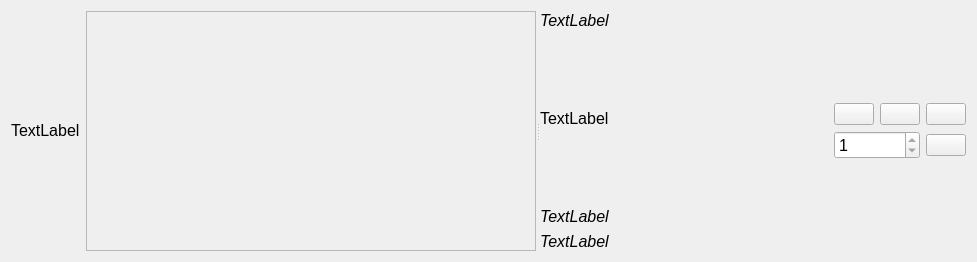
<?xml version="1.0" encoding="UTF-8"?>
<ui version="4.0">
 <class>RecordPollPreview</class>
 <widget class="QWidget" name="RecordPollPreview">
  <property name="geometry">
   <rect>
    <x>0</x>
    <y>0</y>
    <width>977</width>
    <height>262</height>
   </rect>
  </property>
  <property name="windowTitle">
   <string>Form</string>
  </property>
  <layout class="QGridLayout" name="gridLayout">
   <item row="0" column="0">
    <widget class="QLabel" name="lblNumber">
     <property name="sizePolicy">
      <sizepolicy hsizetype="Fixed" vsizetype="Fixed">
       <horstretch>0</horstretch>
       <verstretch>0</verstretch>
      </sizepolicy>
     </property>
     <property name="minimumSize">
      <size>
       <width>40</width>
       <height>0</height>
      </size>
     </property>
     <property name="font">
      <font>
       <pointsize>12</pointsize>
      </font>
     </property>
     <property name="text">
      <string>TextLabel</string>
     </property>
    </widget>
   </item>
   <item row="0" column="1">
    <widget class="QSplitter" name="splitter">
     <property name="orientation">
      <enum>Qt::Horizontal</enum>
     </property>
     <widget class="QScrollArea" name="saImages">
      <property name="sizePolicy">
       <sizepolicy hsizetype="Preferred" vsizetype="Fixed">
        <horstretch>0</horstretch>
        <verstretch>0</verstretch>
       </sizepolicy>
      </property>
      <property name="minimumSize">
       <size>
        <width>450</width>
        <height>240</height>
       </size>
      </property>
      <property name="verticalScrollBarPolicy">
       <enum>Qt::ScrollBarAlwaysOff</enum>
      </property>
      <property name="sizeAdjustPolicy">
       <enum>QAbstractScrollArea::AdjustToContents</enum>
      </property>
      <property name="widgetResizable">
       <bool>true</bool>
      </property>
      <widget class="QWidget" name="wImages">
       <property name="geometry">
        <rect>
         <x>0</x>
         <y>0</y>
         <width>448</width>
         <height>16</height>
        </rect>
       </property>
       <property name="sizePolicy">
        <sizepolicy hsizetype="MinimumExpanding" vsizetype="Fixed">
         <horstretch>0</horstretch>
         <verstretch>0</verstretch>
        </sizepolicy>
       </property>
       <layout class="QGridLayout" name="gridLayout_3">
        <property name="leftMargin">
         <number>0</number>
        </property>
        <property name="topMargin">
         <number>0</number>
        </property>
        <property name="rightMargin">
         <number>0</number>
        </property>
        <property name="bottomMargin">
         <number>0</number>
        </property>
        <item row="0" column="0">
         <layout class="QHBoxLayout" name="hlImages"/>
        </item>
       </layout>
      </widget>
     </widget>
     <widget class="QWidget" name="verticalLayoutWidget">
      <layout class="QVBoxLayout" name="vlText">
       <item>
        <widget class="QLabel" name="lblTitle">
         <property name="font">
          <font>
           <pointsize>12</pointsize>
           <italic>true</italic>
          </font>
         </property>
         <property name="text">
          <string>TextLabel</string>
         </property>
        </widget>
       </item>
       <item>
        <widget class="QLabel" name="lblText">
         <property name="sizePolicy">
          <sizepolicy hsizetype="Expanding" vsizetype="Expanding">
           <horstretch>0</horstretch>
           <verstretch>0</verstretch>
          </sizepolicy>
         </property>
         <property name="minimumSize">
          <size>
           <width>150</width>
           <height>0</height>
          </size>
         </property>
         <property name="font">
          <font>
           <pointsize>12</pointsize>
          </font>
         </property>
         <property name="text">
          <string>TextLabel</string>
         </property>
         <property name="wordWrap">
          <bool>true</bool>
         </property>
        </widget>
       </item>
       <item>
        <widget class="QLabel" name="lblHashtags">
         <property name="font">
          <font>
           <pointsize>12</pointsize>
           <italic>true</italic>
          </font>
         </property>
         <property name="text">
          <string>TextLabel</string>
         </property>
        </widget>
       </item>
       <item>
        <widget class="QLabel" name="lblLogs">
         <property name="font">
          <font>
           <pointsize>12</pointsize>
           <italic>true</italic>
          </font>
         </property>
         <property name="text">
          <string>TextLabel</string>
         </property>
        </widget>
       </item>
      </layout>
     </widget>
    </widget>
   </item>
   <item row="0" column="2">
    <layout class="QGridLayout" name="gridLayout_2">
     <item row="3" column="0">
      <spacer name="verticalSpacer_2">
       <property name="orientation">
        <enum>Qt::Vertical</enum>
       </property>
       <property name="sizeHint" stdset="0">
        <size>
         <width>20</width>
         <height>40</height>
        </size>
       </property>
      </spacer>
     </item>
     <item row="1" column="0">
      <widget class="QPushButton" name="pbTime">
       <property name="text">
        <string/>
       </property>
       <property name="icon">
        <iconset>
         <normalon>:/images/icons8-time-80.png</normalon>
        </iconset>
       </property>
       <property name="iconSize">
        <size>
         <width>30</width>
         <height>30</height>
        </size>
       </property>
      </widget>
     </item>
     <item row="0" column="0">
      <spacer name="verticalSpacer">
       <property name="orientation">
        <enum>Qt::Vertical</enum>
       </property>
       <property name="sizeHint" stdset="0">
        <size>
         <width>20</width>
         <height>40</height>
        </size>
       </property>
      </spacer>
     </item>
     <item row="1" column="1">
      <widget class="QPushButton" name="pbSearch">
       <property name="toolTip">
        <string>Поиск по списку</string>
       </property>
       <property name="text">
        <string/>
       </property>
       <property name="icon">
        <iconset>
         <normalon>:/images/icons8-search-80.png</normalon>
        </iconset>
       </property>
       <property name="iconSize">
        <size>
         <width>30</width>
         <height>30</height>
        </size>
       </property>
      </widget>
     </item>
     <item row="1" column="2">
      <widget class="QPushButton" name="pbSwitchUp">
       <property name="text">
        <string/>
       </property>
       <property name="icon">
        <iconset resource="icons.qrc">
         <normaloff>:/images/icons8-sort-up-80.png</normaloff>:/images/icons8-sort-up-80.png</iconset>
       </property>
       <property name="iconSize">
        <size>
         <width>30</width>
         <height>30</height>
        </size>
       </property>
      </widget>
     </item>
     <item row="2" column="2">
      <widget class="QPushButton" name="pbSwitchDown">
       <property name="toolTip">
        <string>Сдвинуть вниз</string>
       </property>
       <property name="text">
        <string/>
       </property>
       <property name="icon">
        <iconset>
         <normalon>:/images/icons8-sort-down-80.png</normalon>
        </iconset>
       </property>
       <property name="iconSize">
        <size>
         <width>30</width>
         <height>30</height>
        </size>
       </property>
      </widget>
     </item>
     <item row="2" column="0" colspan="2">
      <widget class="QSpinBox" name="sbIndex">
       <property name="font">
        <font>
         <pointsize>12</pointsize>
        </font>
       </property>
       <property name="minimum">
        <number>1</number>
       </property>
       <property name="maximum">
        <number>1</number>
       </property>
      </widget>
     </item>
    </layout>
   </item>
  </layout>
 </widget>
 <resources>
  <include location="icons.qrc"/>
 </resources>
 <connections/>
</ui>
